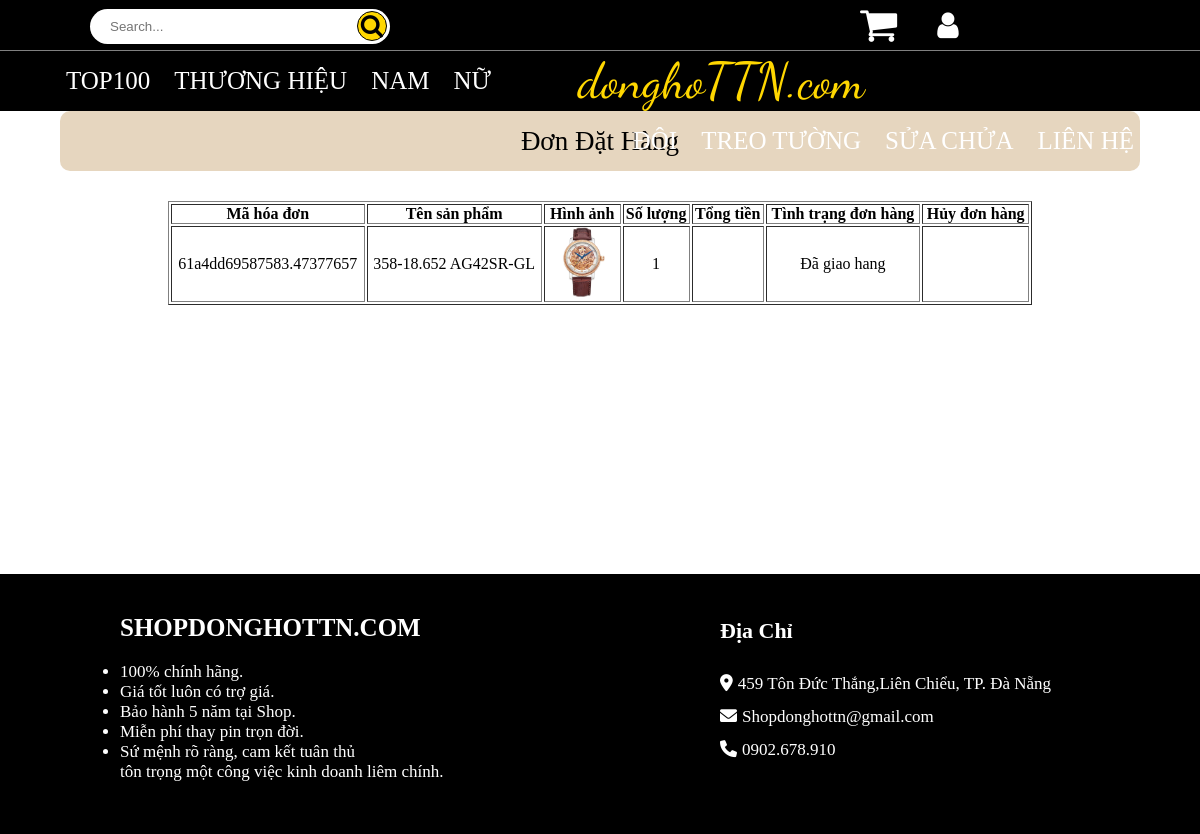
Page /index.php?menu=dondathang (signed in) on the committed database.
### tables this page shows
CREATE TABLE `dondathang` (
  `IdDH` varchar(50) NOT NULL,
  `IdKhach` varchar(50) NOT NULL,
  `Tenkh` varchar(50) NOT NULL,
  `IdDongHo` varchar(25) NOT NULL,
  `SoLuong` int(2) NOT NULL,
  `Phone` int(10) NOT NULL,
  `DiaChiGiao` varchar(200) NOT NULL,
  `tongtien` int(10) NOT NULL,
  `TinhTrang` tinyint(1) NOT NULL
);

CREATE TABLE `dongho` (
  `ID` varchar(25) NOT NULL,
  `Name` varchar(50) NOT NULL,
  `Hang` varchar(50) NOT NULL,
  `GioiTinh` tinyint(4) NOT NULL,
  `May` tinyint(4) NOT NULL,
  `Chat_Lieu_Day` tinyint(4) NOT NULL,
  `SoLuongCon` int(5) NOT NULL,
  `Gia` bigint(20) NOT NULL,
  `ThongTinThem` varchar(250) NOT NULL,
  `File_img` varchar(200) NOT NULL
);

### module/main/dondathang.php (the view, shortened to what this page needs)
<?php
    require('admincp/config/connect.php');
    $sql="SELECT * FROM `dondathang` as ddh INNER JOIN dongho as dh ON ddh.IdDongHo=dh.ID WHERE ddh.IdKhach='".$_SESSION['username']."'";
    $result= mysqli_query($conn, $sql);
    $num = mysqli_num_rows($result);
?>
<div class="danhmuc-conten">
    <div class="header-title-main text-center">
        <span>Đơn Đặt Hàng</span>
    </div>
    <div class="dondathang">
        <table border="1" >
            <tr>
                <th> Mã hóa đơn</th>
                <th> Tên sản phẩm</th>
                <th>Hình ảnh</th>
                <th>Số lượng</th>
                <th>Tổng tiền</th>
                <th>Tình trạng đơn hàng</th>
                <th>Hủy đơn hàng</th>
            </tr>
            <?php
                if($num!=0){
                while($row=mysqli_fetch_array($result)){
            ?>
                <tr>
                    <td>
                        <?php
                            echo $row['IdDH'];
                        ?>
                    </td>
                    <td>
                        <?php
                            echo$row['Name'];
                        ?>
                    </td>
                    <td>
                    <img src="<?php echo "images/filesanpham/".$row['File_img']; ?>" alt="">
                    </td>
                    <td>
                        <?php
                            echo$row['SoLuong'];
                        ?>
                    </td>
                    <td>
                    </td>
                    <td>
                        <?php
                            if($row['TinhTrang']==2){
                                echo "Đã giao hang";
                            }
                        ?>
                    </td>
                    <?php
                        if($row["TinhTrang"]==1){ ?>
                           <td><a href="<?php echo"module/main/huy.php?huy=".$row['IdDH'];?>" onclick="return confirm('Bạn chắc chắn hủy đơn hàng?')" class="btn-x" style="background-color: red;"> X</a></td>
                            <?php
                        }
                        else echo"<td></td>";
                    ?>
                </tr>
            <?php
                }
            }
            else{
                echo"<td colspan='7'>
                Không có đơn đặt hàng
            </td>";
            }
            ?>
        </table>
    </div>
</div>

### css/stype_index.css (style rules this page uses)
* { margin: 0; padding: 0; }
.text-center { text-align: center; }
.header-title-main { height: 60px; line-height: 60px; border-radius: 10px; background-color: rgb(230, 214, 191); text-align: center; font-size: 27px; }
.dondathang table { margin-top: 30px; width: 80%; position: relative; left: 50%; transform: translateX(-50%); text-align: center; }
.dondathang table img { max-width: 70px; }

### rows in the picture
dondathang: IdDH "61a4dd69587583.47377657", IdDongHo.Name "358-18.652 AG42SR-GL", IdDongHo.File_img (picture), SoLuong "1", TinhTrang "Đã giao hang"
